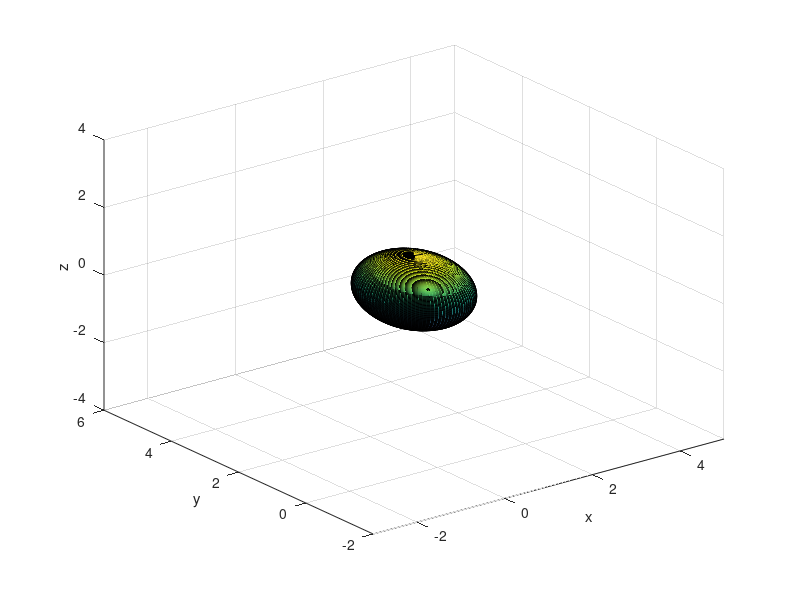

MATLAB code for this plot:
% Ex. 10.6-29: Ellipsoid
% 16x^2 + 9y^2 + 16z^2 -32x - 36y + 36 = 0

clear

z = linspace(-1, 1);
u = linspace(0, 2*pi);

[Z, U] = meshgrid(z, u);

R = (1 - Z.^2).^0.5 / 3;
X = 1 + 3 * R .* cos(U);
Y = 2 + 4 * R .* sin(U); 

surf(X, Y, Z);

xlabel('x')
ylabel('y')
zlabel('z')

xlim([-4 4]+1)
ylim([-4 4]+2)
zlim([-4 4])